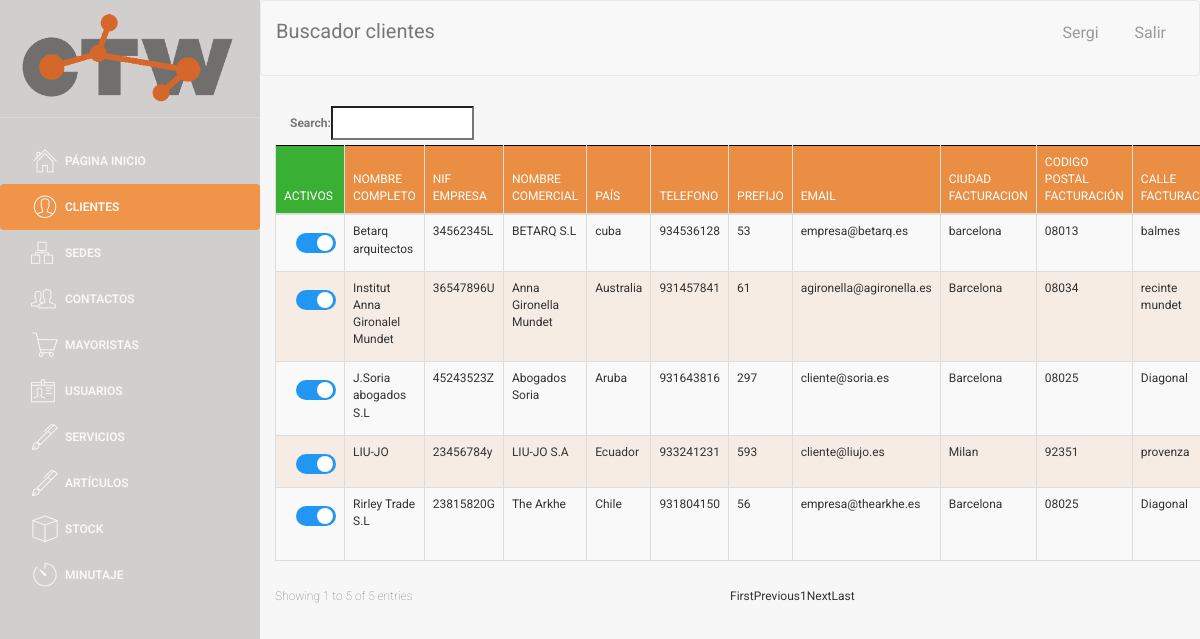
The app's page /pre_factura/pre_factura.php (signed in), older data.
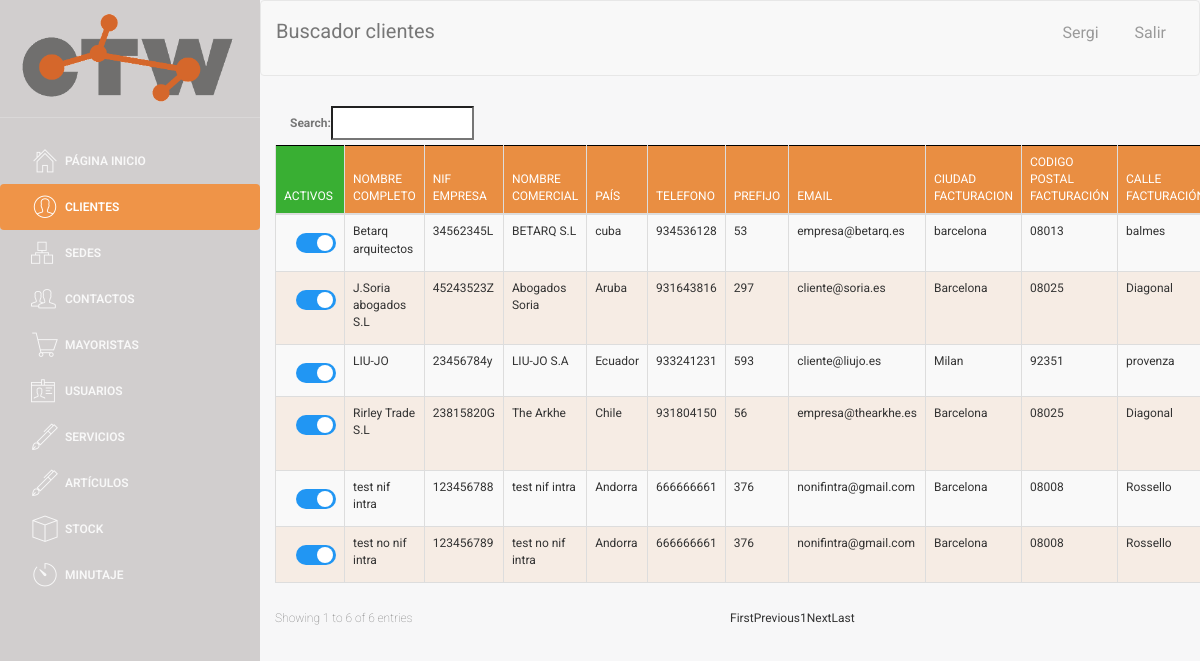
The same page, newer data.
### tables this page shows
CREATE TABLE `CLIENTE` (
  `NIF_EMPRESA` varchar(9) NOT NULL,
  `nif_intra` varchar(20) DEFAULT NULL,
  `nombre_comercial` varchar(35) NOT NULL,
  `nombre_completo` varchar(60) NOT NULL,
  `telefono` int(9) NOT NULL,
  `email` varchar(30) NOT NULL,
  `ciudad_facturacion` varchar(25) NOT NULL,
  `codigo_postal_facturacion` varchar(10) NOT NULL,
  `calle_facturacion` varchar(30) NOT NULL,
  `numero_facturacion` varchar(8) NOT NULL,
  `ciudad_envio` varchar(25) NOT NULL,
  `codigo_postal_envio` varchar(10) NOT NULL,
  `calle_envio` varchar(30) NOT NULL,
  `numero_envio` varchar(8) NOT NULL,
  `IBAN` varchar(34) NOT NULL,
  `SEPA` varchar(2) NOT NULL,
  `pais` varchar(30) DEFAULT NULL,
  `prefijo` int(5) DEFAULT NULL,
  `activo` tinyint(1) NOT NULL
);

### web/assets/php/selects.php (called while the page is built, shortened)
<?php
function select_all_cliente()
{
    $conn = connect();
    $sql = "SELECT *
    FROM CLIENTE
    ORDER BY activo desc, nombre_completo asc";
    $data = $conn->query($sql);
    return $data;
}

### web/pre_factura/pre_factura.php (the view, shortened to what the changed rows need)
<!doctype html>
<?php
include('../assets/php/selects.php');
include('../assets/php/functions.php');
if ($_SESSION["login_done"] == true){
?>
<html lang="en">
<head>
</head>
<body>
<div class="wrapper">
    <div class="sidebar">
        <div class="sidebar-wrapper">
        </div>
    </div>
    <div class="main-panel">
        <nav class="navbar navbar-default navbar-fixed">
            <div class="container-fluid">
                <div class="navbar-header">
                    <a class="navbar-brand">Buscador clientes</a>
                </div>
                <div class="collapse navbar-collapse">
                </div>
            </div>
        </nav>
        <div class="content">
            <div class="container-fluid">
                <div class="row">
                    <div>
                        <div>
                            <table id="buscador_cliente" class="table table-striped table-bordered">
                                <thead>
                                <tr>
                                    <th style="background-color: #39AF33; width: 3px;">Activos</th>
                                    <th>Nombre completo</th>
                                    <th>NIF empresa</th>
                                    <th>Nombre comercial</th>
                                    <th>País</th>
                                    <th>Telefono</th>
                                    <th>Prefijo</th>
                                    <th>Email</th>
                                    <th>Ciudad facturacion</th>
                                    <th>Codigo postal facturación</th>
                                    <th>Calle facturación</th>
                                </tr>
                                </thead>
                                <tbody>
                                <?php
                                $data = select_all_cliente();
                                if ($data->num_rows > 0) {
                                    while ($row = $data->fetch_assoc()) {
                                        $pk = $row['NIF_EMPRESA'];
                                        ?>
                                        <tr>
                                            <?php checkbox_cliente($row['activo'],$row['NIF_EMPRESA'] )?>
                                            <td><label><a class="nombre_completo"
                                                          data-pk=<?php echo "\"$pk\""; ?>><?php echo $row['nombre_completo'] ?> </a></label>
                                            </td>
                                            <td><label><a class="NIF_EMPRESA"
                                                          data-pk=<?php echo "\"$pk\""; ?>><?php echo $row['NIF_EMPRESA'] ?></a></label>
                                            </td>
                                            <td><label><a class="nombre_comercial"
                                                          data-pk=<?php echo "\"$pk\""; ?>><?php echo $row['nombre_comercial'] ?> </a></label>
                                            </td>
                                            <td><label><a class="pais"
                                                          data-pk=<?php echo "\"$pk\""; ?>><?php echo $row['pais'] ?> </a></label>
                                            </td>
                                            <td><label><a class="telefono"
                                                          data-pk=<?php echo "\"$pk\""; ?>><?php echo $row['telefono'] ?></a></label>
                                            </td>
                                            <td><label><a class="prefijo"
                                                          data-pk=<?php echo "\"$pk\""; ?>><?php echo $row['prefijo'] ?> </a></label>
                                            </td>
                                            <td><label><a class="email"
                                                          data-pk=<?php echo "\"$pk\""; ?>><?php echo $row['email'] ?> </a></label>
                                            </td>
                                            <td><label><a class="ciudad_facturacion"
                                                          data-pk=<?php echo "\"$pk\""; ?>><?php echo $row['ciudad_facturacion'] ?> </a></label>
                                            </td>
                                            <td><label><a class="codigo_postal_facturacion"
                                                          data-pk=<?php echo "\"$pk\""; ?>><?php echo $row['codigo_postal_facturacion'] ?> </a></label>
                                            </td>
                                            <td><label><a class="calle_facturacion"
                                                          data-pk=<?php echo "\"$pk\""; ?>><?php echo $row['calle_facturacion'] ?> </a></label>
                                            </td>
                                        </tr>
                                        <?php
                                    }
                                } else {
                                    echo "0 results";
                                }
                                ?>
                                </tbody>
                            </table>
                        </div>
                    </div>
                </div>
            </div>
        </div>
    </div>
</div>
</body>
</html>
<?php
}else {
    header("location:../index.php");
}
?>

### web/assets/php/functions.php (shortened to what the changed rows need)
<html>
    <?php
function checkbox_cliente($activo, $NIF_EMPRESA)
{
    if ($activo == 0) {
        echo "<td><label style=\"margin-top: 10px; margin-left:12px;\" class=\"switcha\" ><a class=\"checkbox_activo\">&nbsp;0</a><input  type=\"checkbox\" onchange=\" onchange_cliente('$NIF_EMPRESA', $activo)\"><div  class=\"slider rounda\"></div></label></td>";
    } else {
        echo "<td><label style=\"margin-top: 10px; margin-left:12px;\" class=\"switcha\"><a  class=\"checkbox_activo\">&nbsp;1</a><input  type=\"checkbox\" checked onchange=\" onchange_cliente('$NIF_EMPRESA', $activo)\" ><div  class=\"slider rounda\"></div></label></td>";
    }
}
?>
</html>

Row changes from the older to the newer data that the page shows:
removed cliente: nombre_completo "Institut Anna Gironalel Mundet", NIF_EMPRESA "36547896U", nombre_comercial "Anna Gironella Mundet", pais "Australia", telefono "931457841", prefijo "61", email "agironella@agironella.es", ciudad_facturacion "Barcelona", codigo_postal_facturacion "08034", calle_facturacion "recinte mundet"
added cliente: nombre_completo "test nif intra", NIF_EMPRESA "123456788", nombre_comercial "test nif intra", pais "Andorra", telefono "666666661", prefijo "376", email "nonifintra@gmail.com", ciudad_facturacion "Barcelona", codigo_postal_facturacion "08008", calle_facturacion "Rossello"
added cliente: nombre_completo "test no nif intra", NIF_EMPRESA "123456789", nombre_comercial "test no nif intra", pais "Andorra", telefono "666666661", prefijo "376", email "nonifintra@gmail.com", ciudad_facturacion "Barcelona", codigo_postal_facturacion "08008", calle_facturacion "Rossello"
Text that changed along with them:
text written by a page script: "Search: Showing 1 to 5 of 5 entries First Previous 1 Next Last" → "Search: Showing 1 to 6 of 6 entries First Previous 1 Next Last"
